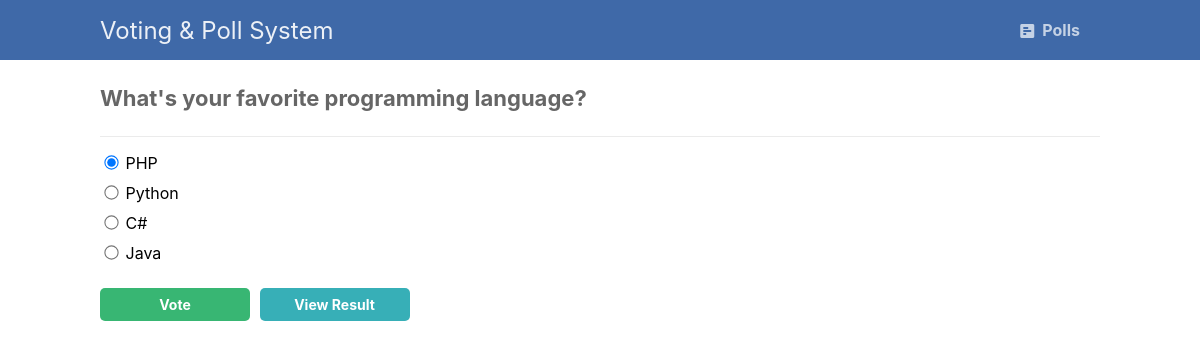
/polls/vote.php?id=1, run on the app's committed database.
### tables this page shows
CREATE TABLE `polls` (
  `id` int(11) NOT NULL,
  `title` text NOT NULL,
  `description` text NOT NULL
);

CREATE TABLE `poll_answers` (
  `id` int(11) NOT NULL,
  `poll_id` int(11) NOT NULL,
  `title` text NOT NULL,
  `votes` int(11) NOT NULL DEFAULT 0
);

### polls/vote.php (the view, shortened to what this page needs)
<?php
include 'functions.php';
$pdo = pdo_connect_mysql();
if (isset($_GET['id'])) {
    $stmt = $pdo->prepare('SELECT * FROM polls WHERE id = ?');
    $stmt->execute([ $_GET['id'] ]);
    $poll = $stmt->fetch(PDO::FETCH_ASSOC);
    if ($poll) {
        $stmt = $pdo->prepare('SELECT * FROM poll_answers WHERE poll_id = ?');
        $stmt->execute([ $_GET['id'] ]);
        $poll_answers = $stmt->fetchAll(PDO::FETCH_ASSOC);
    } else {
        exit('Poll with that ID does not exist.');
    }
} else {
    exit('No poll ID specified.');
}
?>
<?=template_header('Poll Vote')?>
<div class="content poll-vote">
	<h2><?=$poll['title']?></h2>
    <form action="vote.php?id=<?=$_GET['id']?>" method="post">
        <?php for ($i = 0; $i < count($poll_answers); $i++): ?>
        <label>
            <input type="radio" name="poll_answer" value="<?=$poll_answers[$i]['id']?>"<?=$i == 0 ? ' checked' : ''?>>
            <?=$poll_answers[$i]['title']?>
        </label>
        <?php endfor; ?>
        <div>
            <input type="submit" value="Vote">
            <a href="result.php?id=<?=$poll['id']?>">View Result</a>
        </div>
    </form>
</div>
<?=template_footer()?>

### assets/css/polls.css (style rules this page uses)
* { box-sizing: border-box; font-family: -apple-system, BlinkMacSystemFont, "segoe ui", roboto, oxygen, ubuntu, cantarell, "fira sans", "droid sans", "helvetica neue", Arial, sans-serif; font-size: 16px; -webkit-font-smoothing: antialiased; -moz-osx-font-smoothing: grayscale; }
body { background-color: #FFFFFF; margin: 0; }
.content { width: 1000px; margin: 0 auto; }
.content h2 { margin: 0; padding: 25px 0; font-size: 22px; border-bottom: 1px solid #ebebeb; color: #666666; }
.poll-vote form { display: flex; flex-flow: column; }
.poll-vote form label { padding-bottom: 10px; }
.poll-vote form input[type="radio"] { transform: scale(1.1); }
.poll-vote form input[type="submit"], .poll-vote form a { display: inline-block; padding: 8px; border-radius: 5px; background-color: #38b673; border: 0; font-weight: bold; font-size: 14px; color: #FFFFFF; cursor: pointer; width: 150px; margin-top: 15px; }
.poll-vote form a { text-align: center; text-decoration: none; background-color: #37afb7; margin-left: 5px; }

### data on the page
polls: title "What's your favorite programming language?"
poll_answers: title "PHP"
poll_answers: title "Python"
poll_answers: title "C#"
poll_answers: title "Java"
